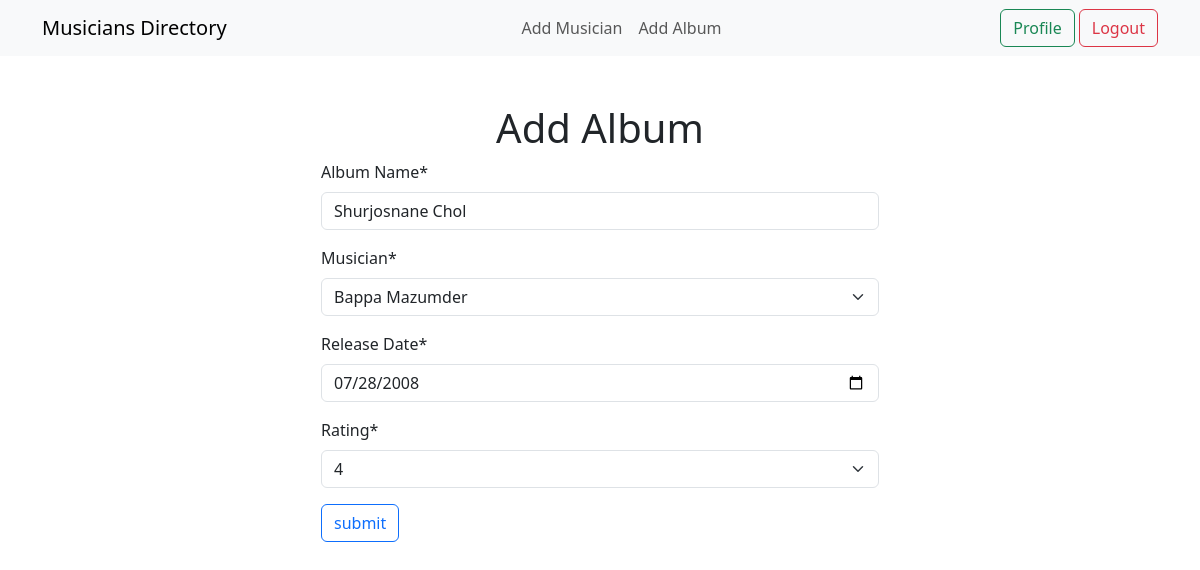
/album/edit/11 (signed in), run on the app's committed database.
### albums/models.py (models this page shows, shortened)
class Album(models.Model):
  album_name=models.CharField(max_length=50)
  musician = models.ForeignKey(Musician, on_delete=models.CASCADE)
  release_date=models.DateField()
  rating_choice = [
    ('1', '1'),
    ('2', '2'),
    ('3', '3'),
    ('4', '4'),
    ('5', '5'),
    ]
  rating = models.CharField(max_length=50,
  choices=rating_choice, default='-------')

### albums/views.py (the view)
# urls.py: path('edit/<int:id>',views.EditAlbumView.as_view(),name='editalbum'),
@method_decorator(login_required ,name="dispatch")
class EditAlbumView(UpdateView):
  model=models.Album
  form_class=AlbumForm
  template_name='add_album.html'
  pk_url_kwarg='id'
  success_url = reverse_lazy('homepage')

### albums/forms.py
class AlbumForm(forms.ModelForm):
  class Meta:
    model=Album
    fields='__all__'
    labels={
      'album_name':"Album Name",
      'musician':"Musician",
      'release_date':"Release Date",
      'rating':"Rating"
    }
    widgets={
      'release_date':forms.TextInput(attrs={'type':'date'}),
      }

### musicians/models.py (called while the page is built)
  def __str__(self) -> str:
    return f"{self.first_name} {self.last_name}"

### albums/templates/add_album.html (shortened to what this page needs)
{% extends "base.html" %}
{% load crispy_forms_tags %}
{% block content%}
  <div class='container pt-5'>
    <h1 class='text-center'>Add Album</h1>
    <form class="w-50 mx-auto" method="POST" >
      {{form | crispy}}
      <button type="submit" class='btn btn-outline-primary'>submit</button>
    </form>
  </div>
{% endblock %}

### data on the page
Album: album_name "Shurjosnane Chol", musician "Bappa Mazumder", release_date "07/28/2008", rating "4"
